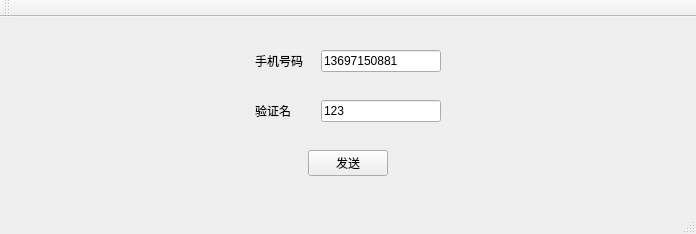
<?xml version="1.0" encoding="UTF-8"?>
<ui version="4.0">
 <class>MainWindow</class>
 <widget class="QMainWindow" name="MainWindow">
  <property name="geometry">
   <rect>
    <x>0</x>
    <y>0</y>
    <width>696</width>
    <height>234</height>
   </rect>
  </property>
  <property name="windowTitle">
   <string>短信发送Demo</string>
  </property>
  <widget class="QWidget" name="centralWidget">
   <layout class="QVBoxLayout" name="verticalLayout">
    <item>
     <layout class="QHBoxLayout" name="horizontalLayout">
      <item>
       <spacer name="horizontalSpacer_2">
        <property name="orientation">
         <enum>Qt::Horizontal</enum>
        </property>
        <property name="sizeHint" stdset="0">
         <size>
          <width>40</width>
          <height>20</height>
         </size>
        </property>
       </spacer>
      </item>
      <item>
       <widget class="QLabel" name="label">
        <property name="minimumSize">
         <size>
          <width>60</width>
          <height>0</height>
         </size>
        </property>
        <property name="maximumSize">
         <size>
          <width>60</width>
          <height>16777215</height>
         </size>
        </property>
        <property name="text">
         <string>手机号码</string>
        </property>
       </widget>
      </item>
      <item>
       <widget class="QLineEdit" name="lineEdit">
        <property name="minimumSize">
         <size>
          <width>120</width>
          <height>0</height>
         </size>
        </property>
        <property name="maximumSize">
         <size>
          <width>120</width>
          <height>16777215</height>
         </size>
        </property>
        <property name="text">
         <string>13697150881</string>
        </property>
       </widget>
      </item>
      <item>
       <spacer name="horizontalSpacer_3">
        <property name="orientation">
         <enum>Qt::Horizontal</enum>
        </property>
        <property name="sizeHint" stdset="0">
         <size>
          <width>40</width>
          <height>20</height>
         </size>
        </property>
       </spacer>
      </item>
     </layout>
    </item>
    <item>
     <layout class="QHBoxLayout" name="horizontalLayout_2">
      <item>
       <spacer name="horizontalSpacer_4">
        <property name="orientation">
         <enum>Qt::Horizontal</enum>
        </property>
        <property name="sizeHint" stdset="0">
         <size>
          <width>40</width>
          <height>20</height>
         </size>
        </property>
       </spacer>
      </item>
      <item>
       <widget class="QLabel" name="label_2">
        <property name="minimumSize">
         <size>
          <width>60</width>
          <height>0</height>
         </size>
        </property>
        <property name="maximumSize">
         <size>
          <width>60</width>
          <height>16777215</height>
         </size>
        </property>
        <property name="text">
         <string>验证名</string>
        </property>
       </widget>
      </item>
      <item>
       <widget class="QLineEdit" name="lineEdit_2">
        <property name="minimumSize">
         <size>
          <width>120</width>
          <height>0</height>
         </size>
        </property>
        <property name="maximumSize">
         <size>
          <width>120</width>
          <height>16777215</height>
         </size>
        </property>
        <property name="text">
         <string>123</string>
        </property>
       </widget>
      </item>
      <item>
       <spacer name="horizontalSpacer_5">
        <property name="orientation">
         <enum>Qt::Horizontal</enum>
        </property>
        <property name="sizeHint" stdset="0">
         <size>
          <width>40</width>
          <height>20</height>
         </size>
        </property>
       </spacer>
      </item>
     </layout>
    </item>
    <item>
     <layout class="QHBoxLayout" name="horizontalLayout_3">
      <item>
       <spacer name="horizontalSpacer">
        <property name="orientation">
         <enum>Qt::Horizontal</enum>
        </property>
        <property name="sizeHint" stdset="0">
         <size>
          <width>40</width>
          <height>20</height>
         </size>
        </property>
       </spacer>
      </item>
      <item>
       <widget class="QPushButton" name="pushButton">
        <property name="text">
         <string>发送</string>
        </property>
       </widget>
      </item>
      <item>
       <spacer name="horizontalSpacer_6">
        <property name="orientation">
         <enum>Qt::Horizontal</enum>
        </property>
        <property name="sizeHint" stdset="0">
         <size>
          <width>40</width>
          <height>20</height>
         </size>
        </property>
       </spacer>
      </item>
     </layout>
    </item>
   </layout>
  </widget>
  <widget class="QMenuBar" name="menuBar">
   <property name="geometry">
    <rect>
     <x>0</x>
     <y>0</y>
     <width>696</width>
     <height>23</height>
    </rect>
   </property>
  </widget>
  <widget class="QToolBar" name="mainToolBar">
   <attribute name="toolBarArea">
    <enum>TopToolBarArea</enum>
   </attribute>
   <attribute name="toolBarBreak">
    <bool>false</bool>
   </attribute>
  </widget>
  <widget class="QStatusBar" name="statusBar"/>
 </widget>
 <layoutdefault spacing="6" margin="11"/>
 <resources/>
 <connections/>
</ui>
